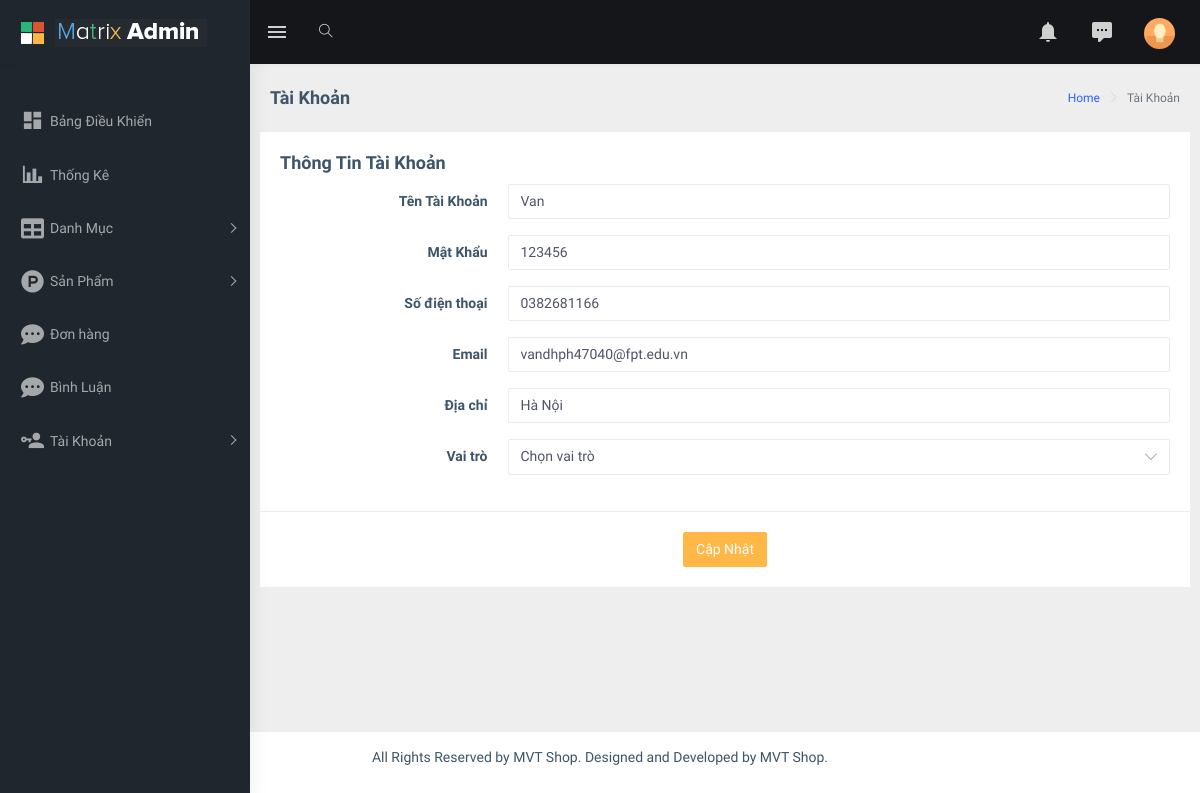
Before: /admin/index.php?act=edit_taikhoan&account_id=3 with the older database file.
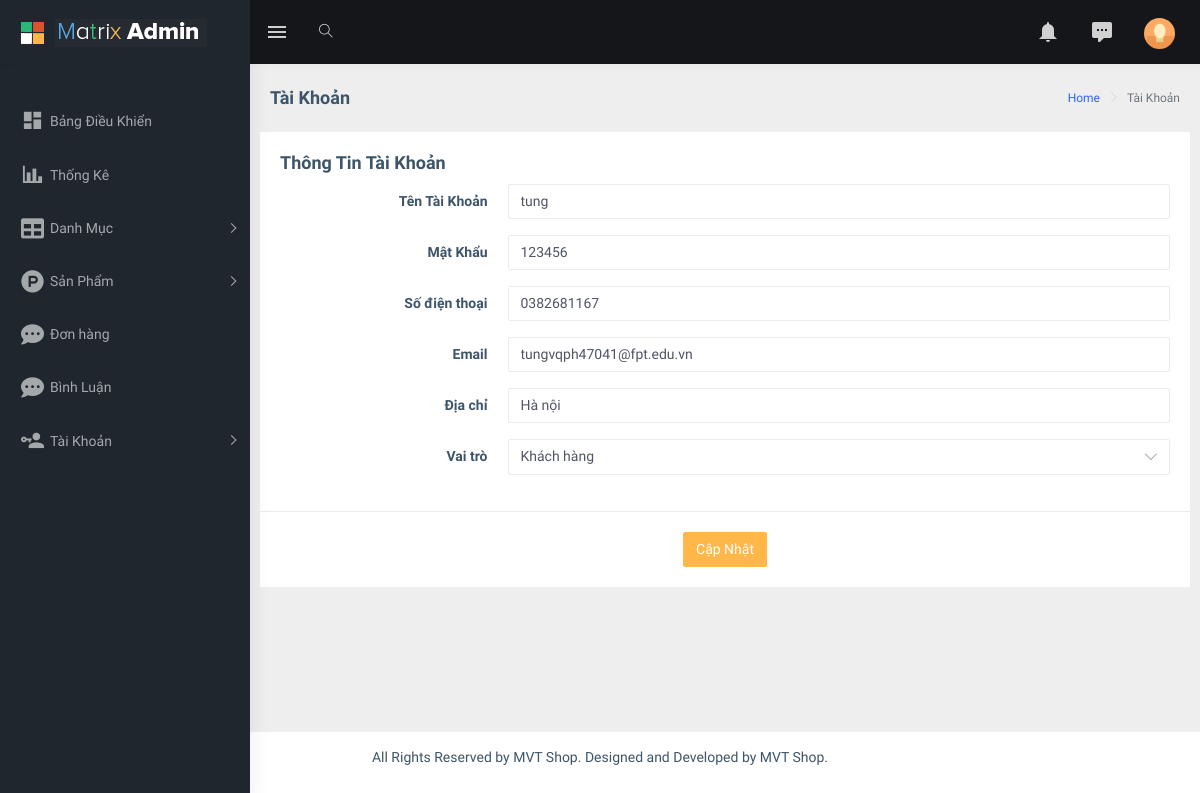
After: the same page with the newer database file.
### tables this page shows
CREATE TABLE `account` (
  `account_id` int(11) NOT NULL,
  `user` varchar(100) NOT NULL,
  `password` varchar(100) NOT NULL,
  `phone_number` varchar(15) NOT NULL,
  `email` varchar(50) NOT NULL,
  `address` varchar(255) NOT NULL,
  `role_id` int(11) NOT NULL
);

CREATE TABLE `role` (
  `role_id` int(11) NOT NULL,
  `role_name` varchar(100) NOT NULL DEFAULT '0'
);

### model/pdo.php (called while the page is built, shortened)
<?php
function pdo_get_connection(){
    $dburl = "mysql:host=localhost;dbname=group5_project1;charset=utf8";
    $username = 'root';
    $password = '';
    $conn = new PDO($dburl, $username, $password);
    $conn->setAttribute(PDO::ATTR_ERRMODE, PDO::ERRMODE_EXCEPTION);
    return $conn;
}
function pdo_query($sql){
    $sql_args = array_slice(func_get_args(), 1);
    try{
        $conn = pdo_get_connection();
        $stmt = $conn->prepare($sql);
        $stmt->execute($sql_args);
        $rows = $stmt->fetchAll();
        return $rows;
    }
    catch(PDOException $e){
        throw $e;
    }
    finally{
        unset($conn);
    }
}
function pdo_query_one($sql){
    $sql_args = array_slice(func_get_args(), 1);
    try{
        $conn = pdo_get_connection();
        $stmt = $conn->prepare($sql);
        $stmt->execute($sql_args);
        $row = $stmt->fetch(PDO::FETCH_ASSOC);
        return $row;
    }
    catch(PDOException $e){
        throw $e;
    }
    finally{
        unset($conn);
    }
}

### model/taikhoan.php (called while the page is built, shortened)
<?php
function load_one_account($account_id) {
    $sql = "SELECT * FROM account WHERE account_id = $account_id";
    $account = pdo_query_one($sql);
    return $account;
}
?>

### model/role.php (called while the page is built)
<?php
function loadall_role(){
    $sql = "SELECT * FROM role ORDER BY role_id DESC";
    $listrole = pdo_query($sql);
    return $listrole;
}
?>

### admin/user/edit_taikhoan.php (the view, shortened to what the changed rows need)
<div class="page-wrapper">
    <div class="page-breadcrumb">
        <div class="row">
            <div class="col-12 d-flex no-block align-items-center">
                <h4 class="page-title">Tài Khoản</h4>
                <div class="ml-auto text-right">
                    <nav aria-label="breadcrumb">
                        <ol class="breadcrumb">
                            <li class="breadcrumb-item"><a href="#">Home</a></li>
                            <li class="breadcrumb-item active" aria-current="page">Tài Khoản</li>
                        </ol>
                    </nav>
                </div>
            </div>
        </div>
    </div>
    <div class="container-fluid">
        <div class="row">
            <div class="card" style="width: 100%;">
                <form action="index.php?act=update_taikhoan" method="POST" class=" form-horizontal">
                    <div class="card-body">
                        <h4 class="card-title">Thông Tin Tài Khoản</h4>
                        <div class="form-group row">
                            <label for="user" class="col-sm-3 text-right control-label col-form-label">Tên
                                Tài Khoản</label>
                            <div class="col-sm-9">
                                <input type="text" class="form-control" id="user" name="user"
                                    value="<?php echo $account['user']?>">
                            </div>
                        </div>
                        <div class="form-group row">
                            <label for="pass" class="col-sm-3 text-right control-label col-form-label">Mật
                                Khẩu</label>
                            <div class="col-sm-9">
                                <div class="input-group">
                                    <input type="text" class="form-control" id="pass" name="pass"
                                        value="<?php echo $account['password']?>" aria-label="Recipient 's username"
                                        aria-describedby="basic-addon2">
                                </div>
                            </div>
                        </div>
                        <div class="form-group row">
                            <label for="phone" class="col-sm-3 text-right control-label col-form-label">Số điện
                                thoại</label>
                            <div class="col-sm-9">
                                <div class="input-group">
                                    <input type="text" class="form-control" id="phone" name="phone"
                                        value="<?php echo $account['phone_number']?>" aria-label="Recipient 's username"
                                        aria-describedby="basic-addon2">
                                </div>
                            </div>
                        </div>
                        <div class="form-group row">
                            <label for="email" class="col-sm-3 text-right control-label col-form-label">Email</label>
                            <div class="col-sm-9">
                                <div class="input-group">
                                    <input type="text" class="form-control" id="email" name="email"
                                        value="<?php echo $account['email']?>" aria-label="Recipient 's username"
                                        aria-describedby="basic-addon2">
                                </div>
                            </div>
                        </div>
                        <div class="form-group row">
                            <label for="address" class="col-sm-3 text-right control-label col-form-label">Địa
                                chỉ</label>
                            <div class="col-sm-9">
                                <div class="input-group">
                                    <input type="text" class="form-control" id="address" name="address"
                                        value="<?php echo $account['address']?>" aria-label="Recipient 's username"
                                        aria-describedby="basic-addon2">
                                </div>
                            </div>
                        </div>
                        <div class="form-group row">
                            <label class="col-sm-3 text-right control-label col-form-label">Vai trò</label>
                            <div class="col-md-9">
                                <select class="select2 form-control custom-select" id="role_id" name="role_id"
                                    style="width: 100%; height:36px;" required>
                                    <option value="" disabled selected>Chọn vai trò</option>
                                    <?php foreach ($listrole as $role) { ?>
                                    <option value="<?php echo $role['role_id']?>"
                                        <?php if ($role['role_id'] == $account['role_id']) echo 'selected'; ?>>
                                        <?php echo $role['role_name']?> </option>
                                    <?php } ?>
                                </select>
                            </div>
                        </div>
                    </div>
                    <div class="border-top" style="text-align: center;">
                        <div class="card-body">
                            <input type="submit" class="btn btn-warning" value="Cập Nhật" id="btn_update"
                                name="capnhat">
                        </div>
                    </div>
                </form>
            </div>
        </div>
    </div>
</div>

Changed rows visible on the page:
changed account: user "Van" → "tung"; phone "0382681166" → "0382681167"; email "vandhph47040@fpt.edu.vn" → "tungvqph47041@fpt.edu.vn"; address "Hà Nội" → "Hà nội"; role_id (not shown) → "Khách hàng"
Other visible differences:
form field role_id: "Chọn vai trò" → (not shown)
